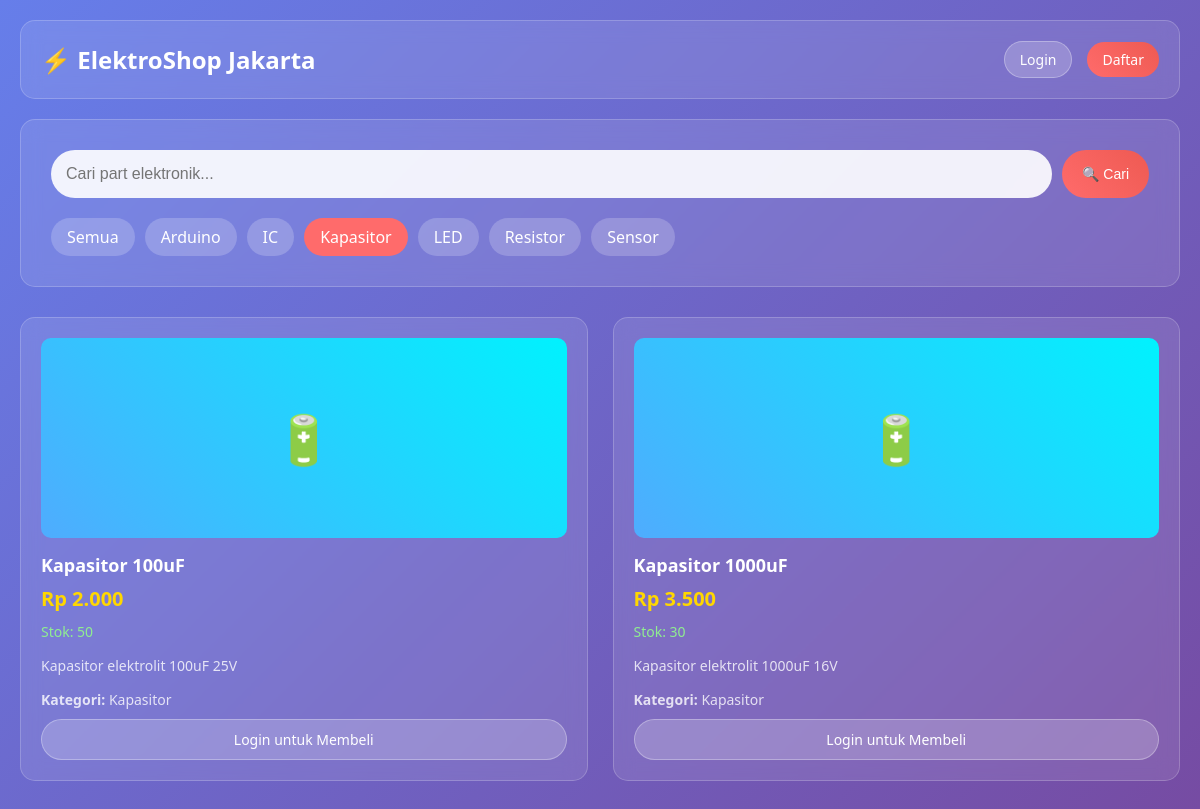
/?category=capacitor, run on the app's committed database.
### tables this page shows
CREATE TABLE categories (
    id INT PRIMARY KEY AUTO_INCREMENT,
    name VARCHAR(50) NOT NULL,
    slug VARCHAR(50) UNIQUE NOT NULL,
    description TEXT,
    created_at TIMESTAMP DEFAULT CURRENT_TIMESTAMP
);

CREATE TABLE products (
    id INT PRIMARY KEY AUTO_INCREMENT,
    name VARCHAR(100) NOT NULL,
    description TEXT,
    price DECIMAL(10,2) NOT NULL,
    stock INT NOT NULL DEFAULT 0,
    category_id INT,
    image VARCHAR(255),
    status ENUM('active', 'inactive') DEFAULT 'active',
    created_at TIMESTAMP DEFAULT CURRENT_TIMESTAMP,
    updated_at TIMESTAMP DEFAULT CURRENT_TIMESTAMP ON UPDATE CURRENT_TIMESTAMP,
    FOREIGN KEY (category_id) REFERENCES categories(id)
);

### config.php (called while the page is built, shortened)
<?php
try {
    $pdo = new PDO("mysql:host=" . DB_HOST . ";dbname=" . DB_NAME . ";charset=utf8mb4", DB_USER, DB_PASS);
    $pdo->setAttribute(PDO::ATTR_ERRMODE, PDO::ERRMODE_EXCEPTION);
    $pdo->setAttribute(PDO::ATTR_DEFAULT_FETCH_MODE, PDO::FETCH_ASSOC);
} catch (PDOException $e) {
    die("Connection failed: " . $e->getMessage());
}
function isLoggedIn()
{
    return isset($_SESSION['user_id']) && !empty($_SESSION['user_id']);
}
function getCurrentUser()
{
    global $pdo;
    if (!isLoggedIn()) return null;
    $stmt = $pdo->prepare("SELECT * FROM users WHERE id = ?");
    $stmt->execute([$_SESSION['user_id']]);
    return $stmt->fetch();
}
function formatPrice($price)
{
    return 'Rp ' . number_format($price, 0, ',', '.');
}

### index.php (the view, shortened to what this page needs)
<?php
require_once 'config.php';
$stmt = $pdo->query("SELECT * FROM categories ORDER BY name");
$categories = $stmt->fetchAll();
$search = $_GET['search'] ?? '';
$category = $_GET['category'] ?? '';
$sql = "SELECT p.*, c.name as category_name FROM products p
        LEFT JOIN categories c ON p.category_id = c.id
        WHERE p.status = 'active'";
$params = [];
if ($category) {
    $sql .= " AND c.slug = ?";
    $params[] = $category;
}
$sql .= " ORDER BY p.created_at DESC";
$stmt = $pdo->prepare($sql);
$stmt->execute($params);
$products = $stmt->fetchAll();
$currentUser = getCurrentUser();
?>
<!DOCTYPE html>
<html lang="id">
<head>
</head>
<body>
    <div class="container">
        <header class="header">
            <a href="index.php" class="logo">⚡ <?= SITE_NAME ?></a>
            <div class="user-info">
                <?php if ($currentUser): ?>
                    <div class="nav-links">
                        <span>
                            Halo, <?= htmlspecialchars($currentUser['name']) ?>
                            <?php if (isAdmin($currentUser)): ?>
                                <span class="user-role admin">Admin</span>
                            <?php endif; ?>
                        </span>
                        <a href="orders.php">Pesanan</a>
                        <a href="profile.php">Profile</a>
                        <?php if (isAdmin($currentUser)): ?>
                            <a href="admin.php" class="btn btn-admin">Panel Admin</a>
                        <?php endif; ?>
                        <a href="auth.php?action=logout" class="btn btn-secondary">Logout</a>
                    </div>
                <?php else: ?>
                    <div class="nav-links">
                        <a href="auth.php" class="btn btn-secondary">Login</a>
                        <a href="auth.php?action=register" class="btn btn-primary">Daftar</a>
                    </div>
                <?php endif; ?>
            </div>
        </header>
        <div class="search-section">
            <form class="search-form" method="GET">
                <input type="text" name="search" class="search-input"
                    placeholder="Cari part elektronik..."
                    value="<?= htmlspecialchars($search) ?>">
                <button type="submit" class="btn btn-primary">🔍 Cari</button>
            </form>
            <div class="category-filters">
                <a href="index.php" class="filter-btn <?= !$category ? 'active' : '' ?>">Semua</a>
                <?php foreach ($categories as $cat): ?>
                    <a href="?category=<?= $cat['slug'] ?><?= $search ? '&search=' . urlencode($search) : '' ?>"
                        class="filter-btn <?= $category === $cat['slug'] ? 'active' : '' ?>">
                        <?= htmlspecialchars($cat['name']) ?>
                    </a>
                <?php endforeach; ?>
            </div>
        </div>
        <div class="products-grid">
            <?php if (empty($products)): ?>
                <div style="grid-column: 1/-1; text-align: center; color: white; font-size: 18px; padding: 50px;">
                    <div style="font-size: 48px; margin-bottom: 20px;">📦</div>
                    <div>Tidak ada produk ditemukan</div>
                    <?php if ($search || $category): ?>
                        <a href="index.php" class="btn btn-primary" style="margin-top: 20px;">Lihat Semua Produk</a>
                    <?php endif; ?>
                </div>
            <?php else: ?>
                <?php foreach ($products as $product): ?>
                    <div class="product-card">
                        <div class="product-image">
                            <?php if (!empty($product['image']) && file_exists($product['image'])): ?>
                                <img src="<?= htmlspecialchars($product['image']) ?>"
                                    alt="<?= htmlspecialchars($product['name']) ?>"
                                    onerror="this.parentElement.innerHTML='<div class=\'product-image-placeholder\'>📦</div>'">
                            <?php else: ?>
                                <div class="product-image-placeholder">
                                    <?php
                                    $icons = [
                                        'resistor' => '⚡',
                                        'capacitor' => '🔋',
                                        'ic' => '💾',
                                        'sensor' => '🌡️',
                                        'arduino' => '🤖',
                                        'led' => '💡'
                                    ];
                                    $categorySlug = '';
                                    foreach ($categories as $cat) {
                                        if ($cat['id'] == $product['category_id']) {
                                            $categorySlug = $cat['slug'];
                                            break;
                                        }
                                    }
                                    echo $icons[$categorySlug] ?? '📦';
                                    ?>
                                </div>
                            <?php endif; ?>
                        </div>
                        <div class="product-title"><?= htmlspecialchars($product['name']) ?></div>
                        <div class="product-price"><?= formatPrice($product['price']) ?></div>
                        <div class="product-stock <?= $product['stock'] <= 0 ? 'out' : ($product['stock'] <= 5 ? 'low' : '') ?>">
                            <?php if ($product['stock'] <= 0): ?>
                                Stok Habis
                            <?php elseif ($product['stock'] <= 5): ?>
                                Stok Terbatas: <?= $product['stock'] ?>
                            <?php else: ?>
                                Stok: <?= $product['stock'] ?>
                            <?php endif; ?>
                        </div>
                        <?php if ($product['description']): ?>
                            <div style="font-size: 14px; margin-bottom: 15px; opacity: 0.8;">
                                <?= htmlspecialchars(substr($product['description'], 0, 100)) ?>
                            </div>
                        <?php endif; ?>
                        <div style="margin-bottom: 10px; font-size: 14px; opacity: 0.8;">
                            <strong>Kategori:</strong> <?= htmlspecialchars($product['category_name']) ?>
                        </div>
                        <?php if ($currentUser): ?>
                            <?php if ($product['stock'] > 0): ?>
                                <form method="POST" action="cart.php">
                                    <input type="hidden" name="action" value="add">
                                    <input type="hidden" name="product_id" value="<?= $product['id'] ?>">
                                    <div style="display: flex; gap: 10px; margin-bottom: 10px;">
                                        <input type="number" name="quantity" value="1" min="1" max="<?= $product['stock'] ?>"
                                            style="width: 70px; padding: 5px; border: none; border-radius: 5px; text-align: center;">
                                        <button type="submit" class="btn btn-primary" style="flex: 1;">
                                            🛒 Tambah ke Keranjang
                                        </button>
                                    </div>
                                </form>
                            <?php else: ?>
                                <button class="btn btn-secondary" style="width: 100%;" disabled>
                                    Stok Habis
                                </button>
                            <?php endif; ?>
                        <?php else: ?>
                            <a href="auth.php" class="btn btn-secondary" style="width: 100%; text-align: center;">
                                Login untuk Membeli
                            </a>
                        <?php endif; ?>
                    </div>
                <?php endforeach; ?>
            <?php endif; ?>
        </div>
    </div>
</body>
</html>

### index.php (style rules this page uses)
* { margin: 0; padding: 0; box-sizing: border-box; }
body { font-family: 'Segoe UI', Tahoma, Geneva, Verdana, sans-serif; background: linear-gradient(135deg, #667eea 0%, #764ba2 100%); min-height: 100vh; }
.container { max-width: 1200px; margin: 0 auto; padding: 20px; }
.header { background: rgba(255, 255, 255, 0.1); backdrop-filter: blur(10px); padding: 20px; border-radius: 15px; margin-bottom: 20px; display: flex; justify-content: space-between; align-items: center; border: 1px solid rgba(255, 255, 255, 0.2); }
.logo { color: white; font-size: 24px; font-weight: bold; text-decoration: none; }
.user-info { color: white; display: flex; align-items: center; gap: 15px; }
.btn { padding: 10px 20px; border: none; border-radius: 25px; cursor: pointer; font-weight: 500; transition: all 0.3s ease; text-decoration: none; display: inline-block; text-align: center; font-size: 14px; }
.btn-primary { background: linear-gradient(45deg, #ff6b6b, #ee5a52); color: white; }
.btn-secondary { background: rgba(255, 255, 255, 0.2); color: white; border: 1px solid rgba(255, 255, 255, 0.3); }
.search-section { background: rgba(255, 255, 255, 0.1); backdrop-filter: blur(10px); padding: 30px; border-radius: 15px; margin-bottom: 30px; border: 1px solid rgba(255, 255, 255, 0.2); }
.search-form { display: flex; gap: 10px; margin-bottom: 20px; }
.search-input { flex: 1; padding: 15px; border: none; border-radius: 25px; background: rgba(255, 255, 255, 0.9); font-size: 16px; }
.category-filters { display: flex; gap: 10px; flex-wrap: wrap; }
.filter-btn { padding: 8px 16px; background: rgba(255, 255, 255, 0.2); color: white; border: none; border-radius: 20px; cursor: pointer; transition: all 0.3s ease; text-decoration: none; }
.filter-btn.active { background: #ff6b6b; }
.products-grid { display: grid; grid-template-columns: repeat(auto-fit, minmax(280px, 1fr)); gap: 25px; margin-bottom: 30px; }
.product-card { background: rgba(255, 255, 255, 0.1); backdrop-filter: blur(10px); border-radius: 15px; padding: 20px; border: 1px solid rgba(255, 255, 255, 0.2); transition: all 0.3s ease; color: white; }
.product-image { width: 100%; height: 200px; border-radius: 10px; margin-bottom: 15px; overflow: hidden; position: relative; }
.product-image-placeholder { width: 100%; height: 100%; background: linear-gradient(45deg, #4facfe, #00f2fe); display: flex; align-items: center; justify-content: center; font-size: 48px; color: white; }
.product-title { font-size: 18px; font-weight: 600; margin-bottom: 8px; }
.product-price { font-size: 20px; font-weight: bold; color: #ffd700; margin-bottom: 10px; }
.product-stock { font-size: 14px; color: #90ee90; margin-bottom: 15px; }
.nav-links { display: flex; gap: 15px; align-items: center; }
.nav-links a { color: white; text-decoration: none; padding: 8px 15px; border-radius: 20px; transition: background 0.3s ease; }

### data on the page
categories: name "Arduino"
categories: name "IC"
categories: name "Kapasitor"
categories: name "LED"
categories: name "Resistor"
categories: name "Sensor"
products: category.slug "🔋", name "Kapasitor 100uF", price "Rp 2.000", stock "50", description "Kapasitor elektrolit 100uF 25V", category.name "Kapasitor"
products: category.slug "🔋", name "Kapasitor 1000uF", price "Rp 3.500", stock "30", description "Kapasitor elektrolit 1000uF 16V", category.name "Kapasitor"

### other printed values
SITE_NAME "ElektroShop Jakarta"
